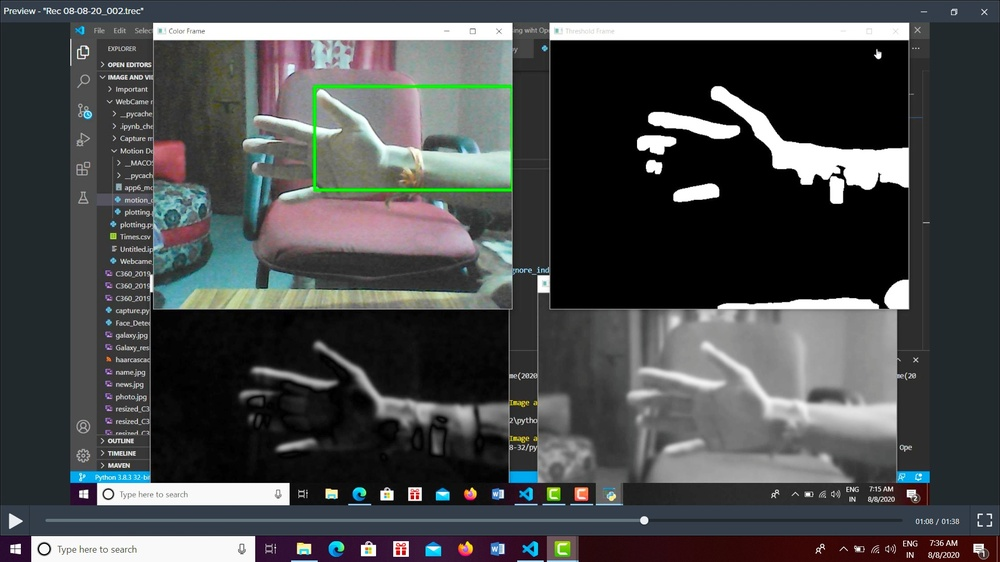
#> input picture IMG_20200808_074159.jpg, 1000 x 562 px, shrunk from 1920 x 1080 before the run, given in place of the camera
$ python main.py
#> lines starting #> are read from the running program, lines starting #| are printed output that depends on the picture
import cv2
from datetime import datetime
import pandas
from bokeh.plotting import figure
from bokeh.io import output_file, show

first_frame = None
status_list = [None, None]
time_stamp = []

video = cv2.VideoCapture(0)

while True:
    check, frame= video.read()
#> frame is the input picture: shape (562, 1000, 3); mean B, G, R 75.1, 74.1, 71.8
    status = 0
    gray_frame = cv2.cvtColor(frame, cv2.COLOR_BGR2GRAY)
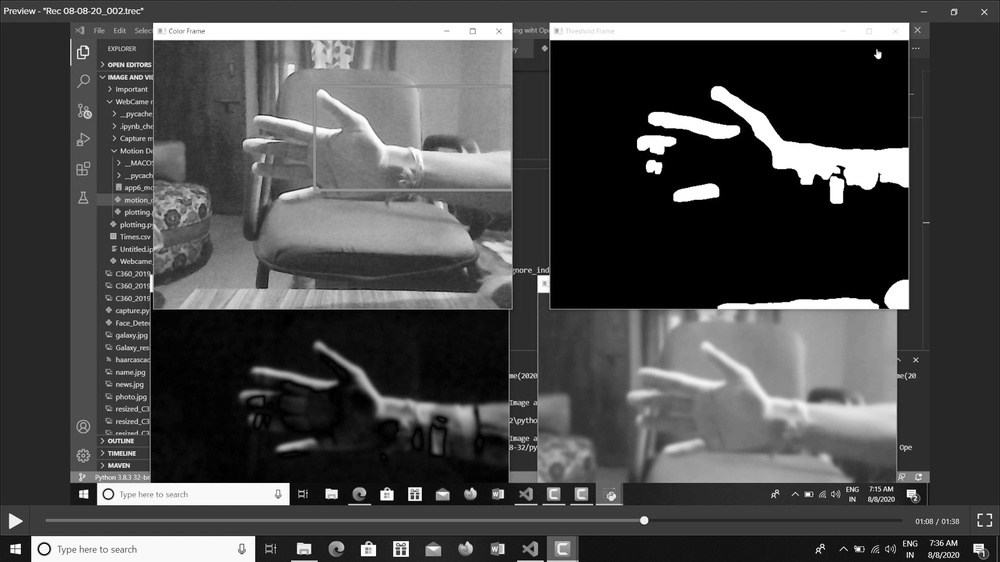
#> gray_frame: shape (562, 1000); min 0, max 255, mean 73.5
    gaussian_frame = cv2.GaussianBlur(gray_frame, (21,21), 0)
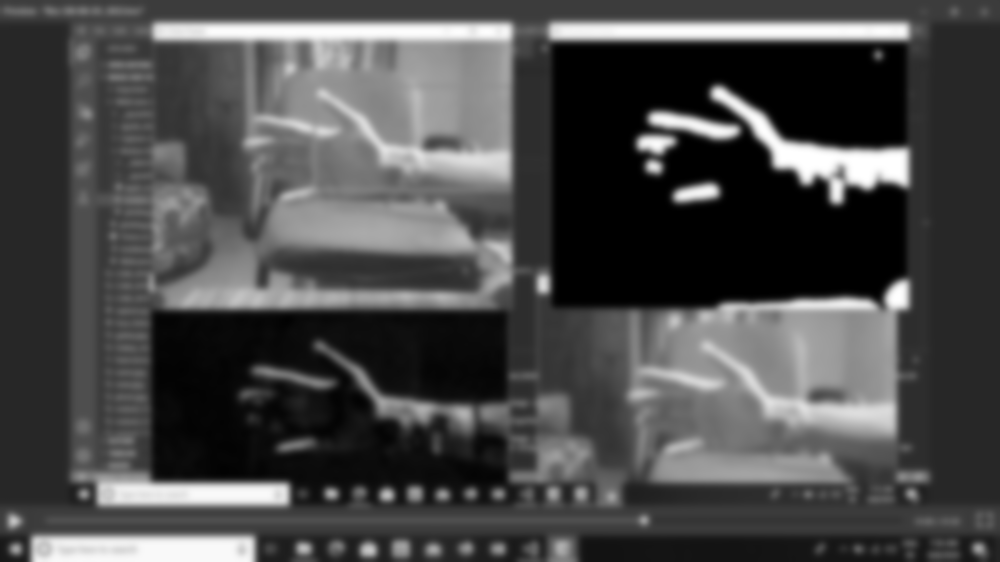
#> gaussian_frame: shape (562, 1000); min 0, max 255, mean 73.5

    if first_frame is None:
        first_frame = gaussian_frame
        continue

    delta_frame = cv2.absdiff(first_frame, gaussian_frame)

    threshold_delta_frame = cv2.threshold(delta_frame, 30, 255, cv2.THRESH_BINARY)[1]

    threshold_delta_frame_smooth = cv2.dilate(threshold_delta_frame, None, iterations=2)

    #contour
    (cnts,_) = cv2.findContours(threshold_delta_frame_smooth.copy(), cv2.RETR_EXTERNAL, cv2.CHAIN_APPROX_SIMPLE)

    for cont in cnts:
        if cv2.contourArea(cont) < 10000:
            continue
        status= 1
        (x, y, w, h)=cv2.boundingRect(cont)
        cv2.rectangle(frame, (x,y), (x+w, y+h), (0,255,0), 3)

    cv2.imshow("threshold_delta_frame_smooth", threshold_delta_frame_smooth)
    cv2.imshow("main_frame", frame)
    key = cv2.waitKey(1)
    status_list.append(status)

    if status_list[-1]==1 and status_list[-2]==0:
        time_stamp.append(datetime.now())
    if status_list[-1]==0 and status_list[-2]==1:
        time_stamp.append(datetime.now())
    if key == ord('q'):
        if status == 1:
            time_stamp.append(datetime.now())
        break
print(time_stamp)
df = pandas.DataFrame(columns=['start', 'end'])
#> df = table of 0 rows and 2 columns
for i in range( 0, len(time_stamp), 2):
    df=df.append({'start': time_stamp[i], 'end': time_stamp[i+1]} , ignore_index=True)

df.to_csv('time_stamp.csv')

video.release()
cv2.destroyAllWindows()
d1= pandas.read_csv("time_stamp.csv", parse_dates = ['start', 'end'] )
#> (reads time_stamp.csv from the repository)

output_file("motions.html")

p = figure(width=300, height=300, x_axis_type = "datetime")
p.quad(top=10, bottom=0, left=d1["start"], right=d1["end"], color="green")

show(p)
